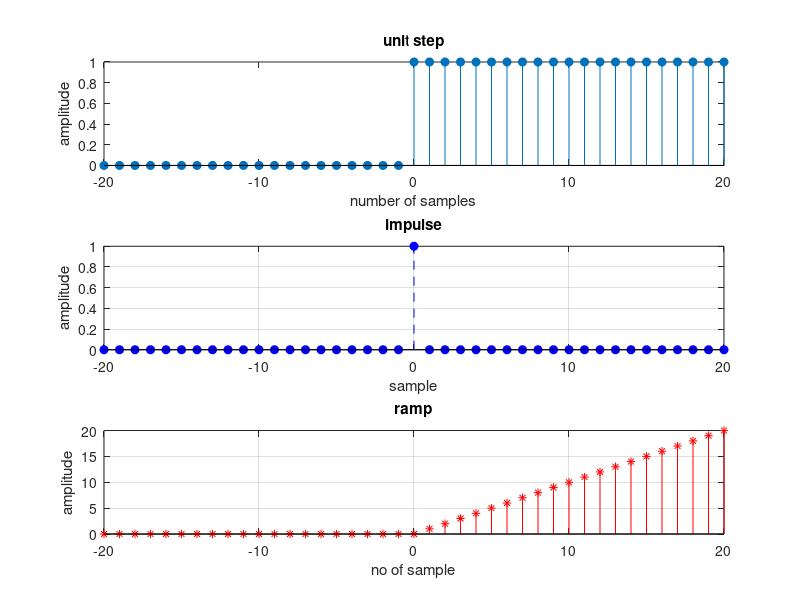

Source code (MATLAB):
%% no of samples
i = -20:20;

%% unit step 
x = zeros(1,length(i));
x(i>=0) = 1;
subplot(3,1,1)
stem(i,x,"fill");
title("unit step");
xlabel("number of samples"); ylabel("amplitude");

%% impulse 
x = zeros(1,length(i));
x(i == 0) = 1;
subplot(3,1,2)
stem(i,x,"fill","b--");title("impulse");
xlabel("sample");ylabel("amplitude");
grid on;

%% ramp
x = zeros(1,length(i));
x(i>=0) = i(i>=0);
subplot(3,1,3)
stem(i,x,"fill","r*");title("ramp");
xlabel("no of sample");ylabel("amplitude");
grid on;